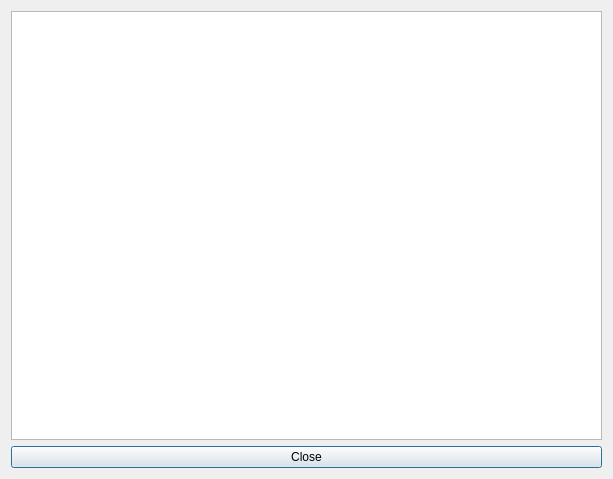
<?xml version="1.0" encoding="UTF-8"?>
<ui version="4.0">
 <class>GraspDistanceDialog</class>
 <widget class="QDialog" name="GraspDistanceDialog">
  <property name="geometry">
   <rect>
    <x>0</x>
    <y>0</y>
    <width>613</width>
    <height>479</height>
   </rect>
  </property>
  <property name="windowTitle">
   <string>Dialog</string>
  </property>
  <layout class="QGridLayout" name="gridLayout">
   <item row="0" column="0">
    <widget class="PlotWidget" name="graphicsView_distance"/>
   </item>
   <item row="1" column="0">
    <widget class="QPushButton" name="pb_close">
     <property name="text">
      <string>Close</string>
     </property>
    </widget>
   </item>
  </layout>
 </widget>
 <customwidgets>
  <customwidget>
   <class>PlotWidget</class>
   <extends>QGraphicsView</extends>
   <header>pyqtgraph</header>
  </customwidget>
 </customwidgets>
 <resources/>
 <connections/>
</ui>
